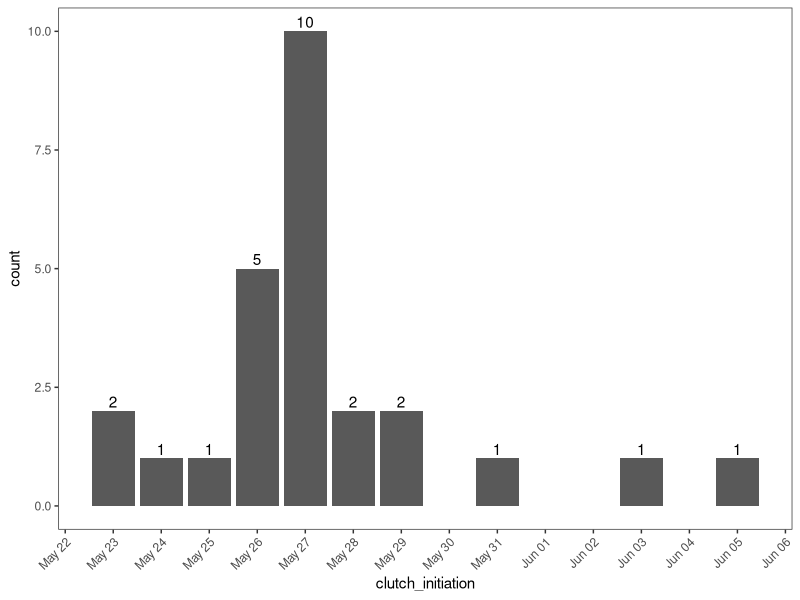
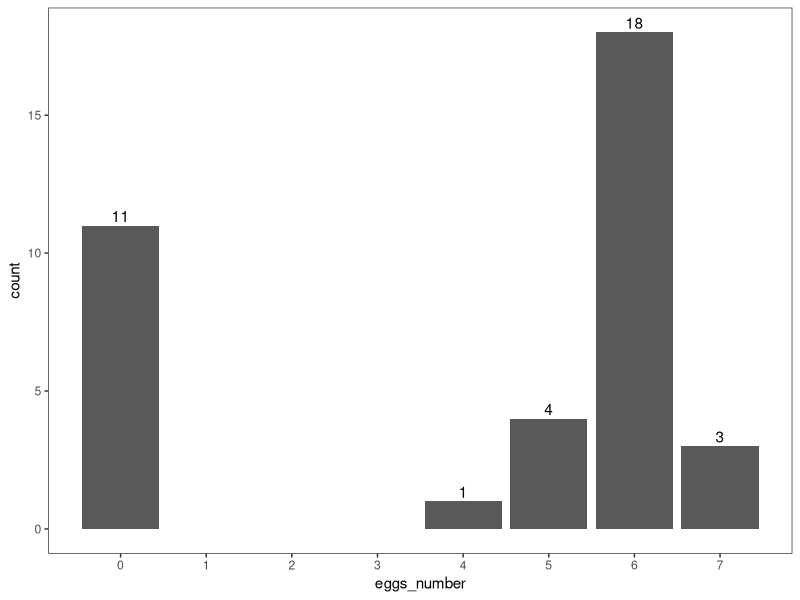
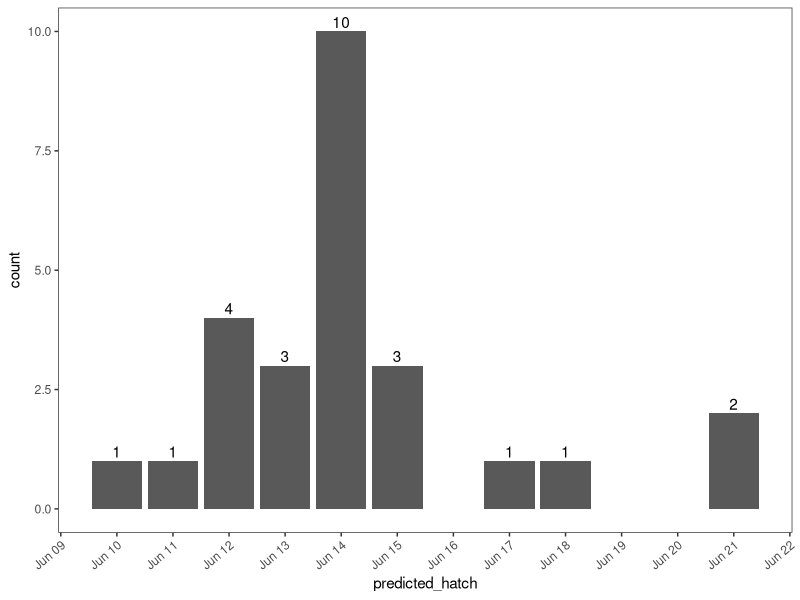
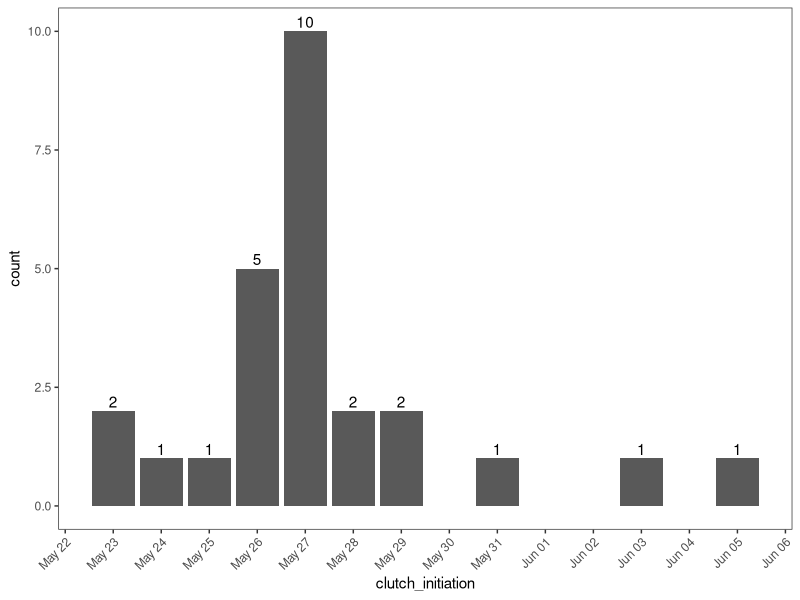
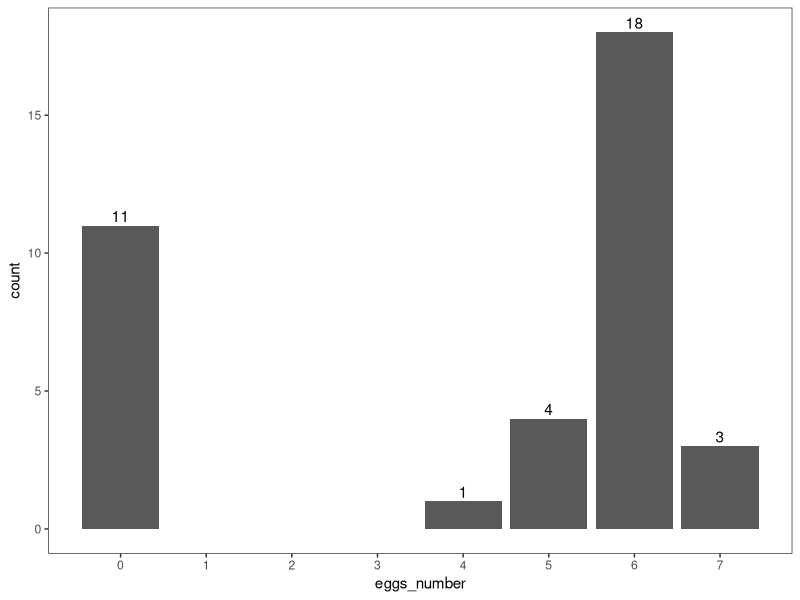
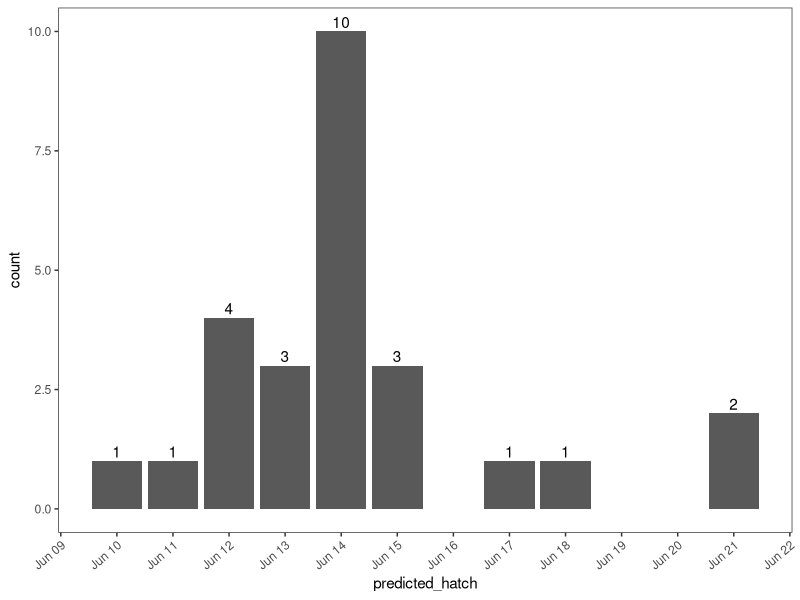

Here is the R script that generated these plots, in order: (Note: this script raises an error after producing the figures.)
### Tree Swallow Nest Box Monitoring
### Date: 5/28/2025
### By: Randall J. Friendly
###
### This will be a working r script to estimate hatch dates for banding, visuals, and summary statistics

### Activate packages
library(readxl)
library(data.table)
library(tidyverse)
library(lubridate)
library(dplyr)
library(openxlsx)
library(ggplot2)
library(tidyr)
library(writexl)

# Read in data
visit_data25 <- read_excel("data/2025_BET_nest_record.xlsx")
visit_sum_data25 <- read_excel("data/2025_BET_nest_record_summary.xlsx")

# view the data
head(visit_data25)

# make variables factor variables
# 2025 BET nest record
visit_data25$species <- as.factor(visit_data25$species)
visit_data25$observer <- as.factor(visit_data25$observer)
visit_data25$year <- as.factor(visit_data25$year)
visit_data25$site <- as.factor(visit_data25$site)
visit_data25$box_number <- as.factor(visit_data25$box_number)
visit_data25$date <- as.Date(visit_data25$date)
head(visit_data25)

# 2025 BET nest record summary
head(visit_sum_data25)
visit_sum_data25$box_number <- as.factor(visit_sum_data25$box_number)
visit_sum_data25$species <- as.factor(visit_sum_data25$species)
visit_sum_data25$site <- as.factor(visit_sum_data25$site)
visit_sum_data25$year <- as.factor(visit_sum_data25$year)
visit_sum_data25$clutch_initiation <- as.Date(visit_sum_data25$clutch_initiation)
visit_sum_data25$clutch_completion <- as.Date(visit_sum_data25$clutch_completion)
visit_sum_data25$predicted_hatch <- as.Date(visit_sum_data25$predicted_hatch)
visit_sum_data25$incubation_start <- as.Date(visit_sum_data25$incubation_start)
visit_sum_data25$actual_hatch <- as.Date(visit_sum_data25$actual_hatch)
visit_sum_data25$predicted_fledge <- as.Date(visit_sum_data25$predicted_fledge)
visit_sum_data25$actual_fledge <- as.Date(visit_sum_data25$actual_fledge)
visit_sum_data25$successful <- as.factor(visit_sum_data25$successful)
head(visit_sum_data25)


# view data
summary(visit_data25)

# create a histogram that shows a visual on nest initiation dates
ggplot(visit_sum_data25, aes(x = clutch_initiation)) +
  geom_bar() +
  scale_x_date(
    date_breaks = "1 day",          # Tick every day; change to "2 days", "1 week", etc.
    date_labels = "%b %d") +
  geom_text(stat = "count", aes(label = ..count..), vjust = -0.3) +
  theme_bw() +
  theme(
    panel.grid.major = element_blank(),
    panel.grid.minor = element_blank()
  ) +
  theme(axis.text.x = element_text(angle = 45, hjust = 1))
ggsave("output/phenology_updates/clutch_init.jpg",width = 5, height = 5, dpi = 600)

# create historgram that shows visual of number of eggs laid
# subset to get rows with max egg number per unique nest box
vd_egg <- visit_data25 %>%
  group_by(box_number) %>%
  slice_max(order_by = eggs_number, with_ties = FALSE) %>%
  ungroup()

ggplot(vd_egg, aes(x = eggs_number)) +
  geom_bar() +
  scale_x_continuous(breaks = seq(0, max(vd_egg$eggs_number), by = 1)) +
  geom_text(stat = "count", aes(label = ..count..), vjust = -0.3) +
  theme_bw() +
  theme(
    panel.grid.major = element_blank(),
    panel.grid.minor = element_blank()
  )
ggsave("output/phenology_updates/number_eggs.jpg",width = 5, height = 5, dpi = 600)

# create a historgram that shows the projected hatch dates
ggplot(visit_sum_data25, aes(x = predicted_hatch)) +
  geom_bar() +
  scale_x_date(
    date_breaks = "1 day",          # Tick every day; change to "2 days", "1 week", etc.
    date_labels = "%b %d") +
  geom_text(stat = "count", aes(label = ..count..), vjust = -0.3) +
  theme_bw() +
  theme(
    panel.grid.major = element_blank(),
    panel.grid.minor = element_blank()
  ) +
  theme(axis.text.x = element_text(angle = 40, hjust = 1))
ggsave("output/phenology_updates/predicted_hatch.jpg",width = 5, height = 5, dpi = 600)

summary(visit_sum_data25)


# create a new data frame that shows the next nest checks for completed nests
completed_nests <- visit_sum_data25 %>%
  select(box_number, clutch_initiation, clutch_completion, predicted_hatch, actual_hatch) %>%
  mutate(next_check_7days = clutch_completion + 7) %>%
  mutate(nestling_age_11 = predicted_hatch + 11) %>%
  mutate(real_nestling_age_11 = actual_hatch + 11)
write_xlsx(completed_nests, "output/phenology_updates/completed_nests.xlsx")

# create a histogram that shows the dates of where the nestlings should be 11 days old
ggplot(completed_nests, aes(x = nestling_age_11)) +
  geom_bar() +
  scale_x_date(
    date_breaks = "1 day",          # Tick every day; change to "2 days", "1 week", etc.
    date_labels = "%b %d") +
  geom_text(stat = "count", aes(label = ..count..), vjust = -0.3) +
  theme_bw() +
  theme(
    panel.grid.major = element_blank(),
    panel.grid.minor = element_blank()
  ) +
  theme(axis.text.x = element_text(angle = 40, hjust = 1))
ggsave("output/phenology_updates/nestling_age_11.jpg",width = 5, height = 5, dpi = 600)

# Get the averages of 5 variable dates of interest
#visualize how r reads the data
head(completed_nests) # they are as <date> 
date_columns <- completed_nests[, c("clutch_initiation", "clutch_completion", "predicted_hatch", "nestling_age_11")]
date_columns_num <- as.data.frame(lapply(date_columns, as.numeric))
ave_date_columns_num <- colMeans(date_columns_num, na.rm = TRUE)
average_dates <- as.Date(ave_date_columns_num, origin = "1970-01-01")
sum_table <- data.frame(column = names(average_dates), average_date = average_dates)
print(sum_table)
write_xlsx(sum_table, "output/phenology_updates/summary_mean_table.xlsx")

# create a histogram that shoes the actual dates of hatch.
ggplot(completed_nests, aes(x = actual_hatch)) +
  geom_bar() +
  scale_x_date(
    date_breaks = "1 day",          # Tick every day; change to "2 days", "1 week", etc.
    date_labels = "%b %d") +
  geom_text(stat = "count", aes(label = ..count..), vjust = -0.3) +
  theme_bw() +
  theme(
    panel.grid.major = element_blank(),
    panel.grid.minor = element_blank()
  ) +
  theme(axis.text.x = element_text(angle = 40, hjust = 1))
ggsave("output/phenology_updates/actual_hatch.jpg",width = 5, height = 5, dpi = 600)

# create a histogram that shows the dates of where the nestlings WILL ACTUALLY be 11 days old
ggplot(completed_nests, aes(x = real_nestling_age_11)) +
  geom_bar() +
  scale_x_date(
    date_breaks = "1 day",          # Tick every day; change to "2 days", "1 week", etc.
    date_labels = "%b %d") +
  geom_text(stat = "count", aes(label = ..count..), vjust = -0.3) +
  theme_bw() +
  theme(
    panel.grid.major = element_blank(),
    panel.grid.minor = element_blank()
  ) +
  theme(axis.text.x = element_text(angle = 40, hjust = 1))
ggsave("output/phenology_updates/real_nestling_age_11.jpg",width = 5, height = 5, dpi = 600)






